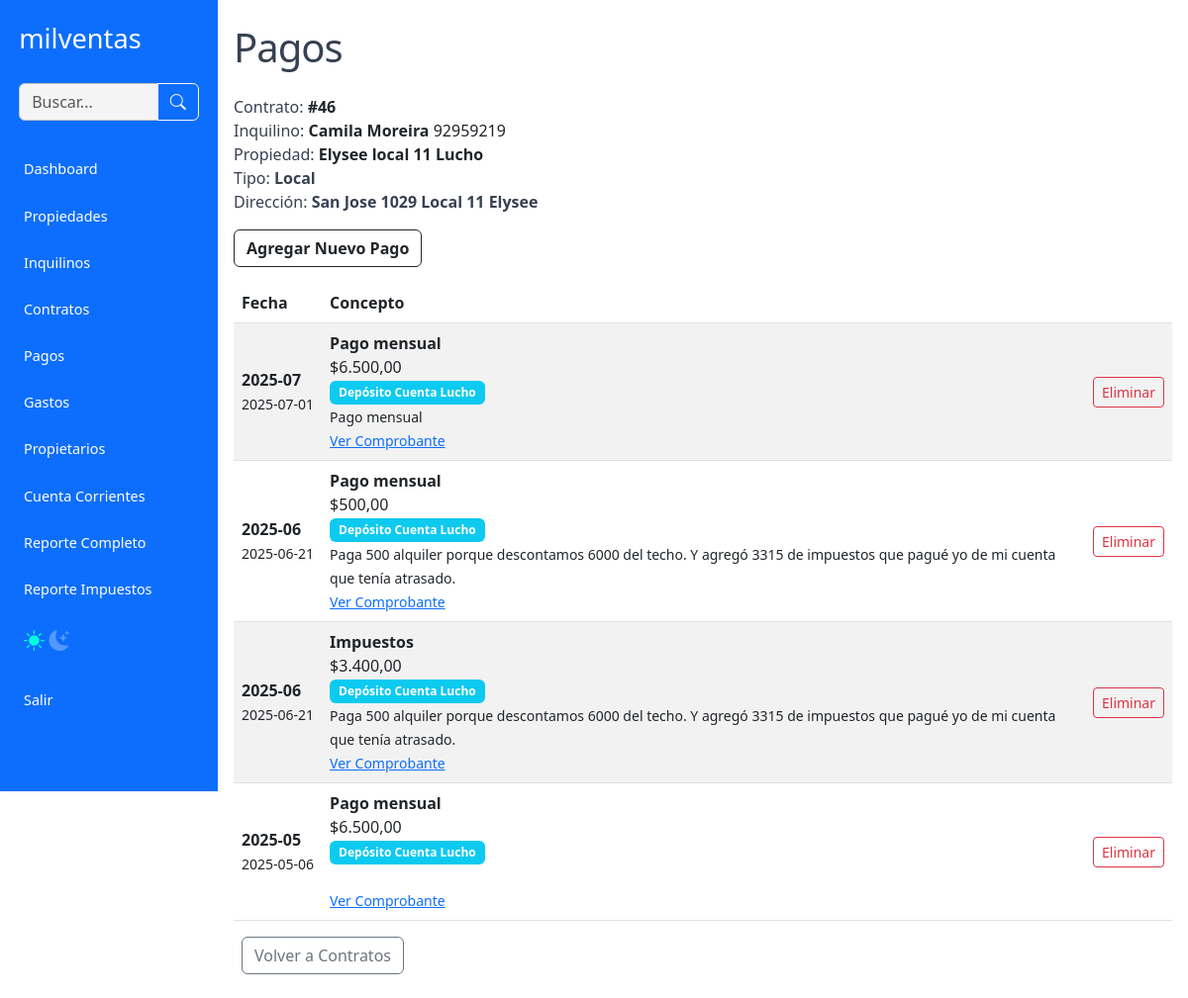
The page /pagos.php?contrato_id=46 (signed in) on the database its author committed.
### tables this page shows
CREATE TABLE IF NOT EXISTS `contratos` (
  `id` int(11) NOT NULL AUTO_INCREMENT,
  `inquilino_id` int(11) DEFAULT NULL,
  `propiedad_id` int(11) DEFAULT NULL,
  `fecha_inicio` date DEFAULT NULL,
  `fecha_fin` date DEFAULT NULL,
  `importe` decimal(10,2) DEFAULT NULL,
  `garantia` varchar(100) DEFAULT NULL,
  `corredor` varchar(100) DEFAULT NULL,
  `estado` enum('activo','finalizado') DEFAULT NULL,
  `documentos` text,
  `comentarios` text,
  `usuario_id` int(11) NOT NULL,
  `fecha_creacion` datetime DEFAULT NULL,
  `fecha_modificacion` datetime DEFAULT NULL,
  PRIMARY KEY (`id`)
);

CREATE TABLE IF NOT EXISTS `inquilinos` (
  `id` int(11) NOT NULL AUTO_INCREMENT,
  `nombre` varchar(255) NOT NULL,
  `cedula` varchar(100) NOT NULL,
  `telefono` varchar(20) DEFAULT NULL,
  `email` varchar(500) NOT NULL,
  `vehiculo` varchar(100) DEFAULT NULL,
  `matricula` varchar(50) DEFAULT NULL,
  `documentos` text NOT NULL,
  `comentarios` text,
  `usuario_id` int(11) NOT NULL,
  `fecha_creacion` datetime DEFAULT NULL,
  `fecha_modificacion` datetime DEFAULT NULL,
  PRIMARY KEY (`id`)
);

CREATE TABLE IF NOT EXISTS `propiedades` (
  `id` int(11) NOT NULL AUTO_INCREMENT,
  `nombre` varchar(255) NOT NULL,
  `tipo` varchar(100) DEFAULT NULL,
  `direccion` varchar(255) DEFAULT NULL,
  `galeria` text,
  `local` varchar(100) DEFAULT NULL,
  `precio` decimal(10,2) DEFAULT NULL,
  `incluye_gc` tinyint(1) DEFAULT NULL,
  `gastos_comunes` decimal(10,2) DEFAULT NULL,
  `estado` enum('alquilado','libre','en venta','uso propio') DEFAULT NULL,
  `propietario_id` int(11) DEFAULT NULL,
  `anep` varchar(100) DEFAULT NULL,
  `ose` varchar(100) DEFAULT NULL,
  `ute` varchar(100) DEFAULT NULL,
  `padron` varchar(100) DEFAULT NULL,
  `contribucion_inmobiliaria` varchar(100) DEFAULT NULL,
  `imm_tasa_general` varchar(100) DEFAULT NULL,
  `imm_tarifa_saneamiento` varchar(100) DEFAULT NULL,
  `imm_instalaciones` varchar(100) DEFAULT NULL,
  `imm_adicional_mercantil` varchar(100) DEFAULT NULL,
  `convenios` varchar(100) DEFAULT NULL,
  `comentarios` text,
  `link_mercadolibre` varchar(255) DEFAULT NULL,
  `link_otras` varchar(255) DEFAULT NULL,
  `usuario_id` int(11) NOT NULL,
  `fecha_creacion` datetime DEFAULT NULL,
  `fecha_modificacion` datetime DEFAULT NULL,
  `imagenes` text NOT NULL,
  `documentos` text NOT NULL,
  PRIMARY KEY (`id`),
  KEY `idx_usuario_id` (`usuario_id`)
);

CREATE TABLE IF NOT EXISTS `pagos` (
  `id` int(11) NOT NULL AUTO_INCREMENT,
  `contrato_id` int(11) DEFAULT NULL,
  `usuario_id` int(11) DEFAULT NULL,
  `periodo` varchar(7) NOT NULL,
  `mes` int(11) DEFAULT NULL,
  `anio` int(11) DEFAULT NULL,
  `fecha` date DEFAULT NULL,
  `fecha_creacion` datetime DEFAULT NULL,
  `fecha_programada` date DEFAULT NULL,
  `fecha_recibido` date DEFAULT NULL,
  `concepto` varchar(50) NOT NULL,
  `tipo_pago` varchar(100) DEFAULT NULL,
  `importe` decimal(10,0) NOT NULL,
  `comentario` varchar(500) NOT NULL,
  `comprobante` text,
  `pagado` tinyint(1) DEFAULT NULL,
  `validado` tinyint(1) DEFAULT '0',
  `fecha_validacion` datetime DEFAULT NULL,
  `usuario_validacion_id` int(11) DEFAULT NULL,
  PRIMARY KEY (`id`)
);

### pagos.php (the view, shortened to what this page needs)
<?php
require_once 'config.php';
$contrato_id = intval($_GET['contrato_id'] ?? 0);
$add_pago = isset($_GET['add']) && $_GET['add'] === 'true';
$stmt = $pdo->prepare("SELECT c.*, i.nombre as inquilino_nombre, i.vehiculo, i.matricula, i.telefono, p.nombre as propiedad_nombre, p.tipo as propiedad_tipo, p.direccion as propiedad_direccion FROM contratos c JOIN inquilinos i ON c.inquilino_id = i.id JOIN propiedades p ON c.propiedad_id = p.id WHERE c.id = ?");
$stmt->execute([$contrato_id]);
$contrato = $stmt->fetch(PDO::FETCH_ASSOC);
$pagos = $pdo->prepare("SELECT * FROM pagos WHERE contrato_id = ? ORDER BY periodo DESC, fecha DESC");
$pagos->execute([$contrato_id]);
$pagos_list = $pagos->fetchAll();
include 'includes/header_nav.php';
?>
<main class="container container-main py-4">
  <h1>Pagos</h1>
  <p>
    Contrato: <a href="contratos.php?edit=<?= $contrato_id ?>" class="text-decoration-none text-dark"><strong>#<?= $contrato_id ?></strong></a><br>
    Inquilino: <a href="inquilinos.php?edit=<?= intval($contrato['inquilino_id']) ?>" class="text-decoration-none text-dark"><strong><?= htmlspecialchars($contrato['inquilino_nombre']) ?></strong> <?= htmlspecialchars($contrato['vehiculo']) ?> <?= htmlspecialchars($contrato['matricula']) ?> <?= htmlspecialchars($contrato['telefono']) ?></a><br>
    Propiedad: <a href="propiedades.php?edit=<?= htmlspecialchars($contrato['propiedad_id'] ?? '') ?>" class="text-decoration-none text-dark"><strong><?= htmlspecialchars($contrato['propiedad_nombre']) ?></strong></a><br>
    Tipo: <strong><?= htmlspecialchars($contrato['propiedad_tipo'] ?? '') ?></strong><br>
    Dirección: <strong><?= htmlspecialchars($contrato['propiedad_direccion'] ?? '') ?></strong>
  </p>
  <button class="btn btn-outline-dark mb-3" type="button" data-bs-toggle="collapse" data-bs-target="#formPagoCollapse" aria-expanded="<?= $add_pago ? 'true' : 'false' ?>" aria-controls="formPagoCollapse" style="font-weight:600;">
    <?= $add_pago ? 'Ocultar' : 'Agregar Nuevo Pago' ?>
  </button>
  <?php if (count($pagos_list) === 0): ?>
    <p>No hay pagos registrados para este contrato.</p>
  <?php else: ?>
    <form method="POST">
      <table class="table table-striped align-middle">
        <thead>
          <tr>
            <th>Fecha</th>
            <th>Concepto</th>
            <th></th>
          </tr>
        </thead>
        <tbody>
          <?php foreach ($pagos_list as $pago): ?>
            <tr>
              <td>
                <b><?= htmlspecialchars($pago['periodo']) ?></b> <br>
                <small>
                  <nobr><?= htmlspecialchars($pago['fecha']) ?></nobr>
                </small>
              </td>
              <td>
                <b><?= htmlspecialchars($pago['concepto']) ?></b> <br> $<?= number_format($pago['importe'], 2, ",", ".") ?><br>
                <span class="badge bg-info"><?= htmlspecialchars($pago['tipo_pago'] ?? '') ?></span><br>
                <small><?= htmlspecialchars($pago['comentario']) ?><br>
                  <?php if ($pago['comprobante']): ?>
                    <a href="uploads/<?= htmlspecialchars($pago['comprobante']) ?>" target="_blank">Ver Comprobante</a>
                  <?php endif; ?>
                </small>
              </td>
              <td>
                <?php if ($_SESSION['user_role'] === 'admin'): ?>
                  <a href="pagos.php?contrato_id=<?= $contrato_id ?>&delete=<?= intval($pago['id']) ?>" class="btn btn-sm btn-outline-danger" onclick="return confirm('¿Seguro que desea eliminar este pago?')">Eliminar</a>
                <?php endif; ?>
              </td>
            </tr>
          <?php endforeach; ?>
        </tbody>
      </table>
      <a href="contratos.php" class="btn btn-outline-secondary ms-2">Volver a Contratos</a>
    </form>
  <?php endif; ?>
</main>
<?php
include 'includes/footer.php';
?>

### includes/styles.css (style rules this page uses)
:root { --color-fondo: #ffffff; --color-texto: #374151; --color-primario: #0d6efd; --color-primario-hover: #4691ff; --color-navbar: #fff; --color-sidebar: #0d6efd; --color-card: #fff; --color-borde: #c3c3c3; --color-input: #f4f4f4; --color-acento: #fff700; }
body { background: var(--color-fondo); color: var(--color-texto); }
body { font-family: ui-sans-serif, system-ui, sans-serif, 'Apple Color Emoji', 'Segoe UI Emoji', 'Segoe UI Symbol', 'Noto Color Emoji', -webkit-bodyui-sans-serif, "Noto Sans", Roboto, "Segoe UI", system-ui, -apple-system, "Helvetica Neue", Arial, "Liberation Sans", sans-serif, "Apple Color Emoji", "Segoe UI Emoji", "Segoe UI Symbol", "Noto Color Emoji"; background: #ffffff; color: #374151; padding-top: 5.5rem; min-height: 100vh; margin: 0; }
.container-main { max-width: 1200px; margin: auto; padding: 1rem; }
h1, h2, h3, h4, h5 { margin-bottom: 1.5rem; letter-spacing: -1px; }
.badge { font-size: 0.75em; padding: 0.5em 0.75em; }
@media (min-width: 992px) { body { padding-left: 220px; padding-top: 0px; } }

### rows shown on the page
contratos: inquilino.nombre "Camila Moreira", inquilino.telefono "92959219", propiedad.nombre "Elysee local 11 Lucho", propiedad.tipo "Local", propiedad.direccion "San Jose 1029 Local 11 Elysee"
pagos: periodo "2025-07", fecha "2025-07-01", concepto "Pago mensual", importe "6.500,00", tipo_pago "Depósito Cuenta Lucho", comentario "Pago mensual"
pagos: periodo "2025-06", fecha "2025-06-21", concepto "Pago mensual", importe "500,00", tipo_pago "Depósito Cuenta Lucho", comentario "Paga 500 alquiler porque descontamos 6000 del techo. Y agregó 3315 de impuestos que pagué yo de mi cuenta que tenía atrasado."
pagos: periodo "2025-06", fecha "2025-06-21", concepto "Impuestos", importe "3.400,00", tipo_pago "Depósito Cuenta Lucho", comentario "Paga 500 alquiler porque descontamos 6000 del techo. Y agregó 3315 de impuestos que pagué yo de mi cuenta que tenía atrasado."
pagos: periodo "2025-05", fecha "2025-05-06", concepto "Pago mensual", importe "6.500,00", tipo_pago "Depósito Cuenta Lucho"

### other values the page prints
$contrato_id "46"
